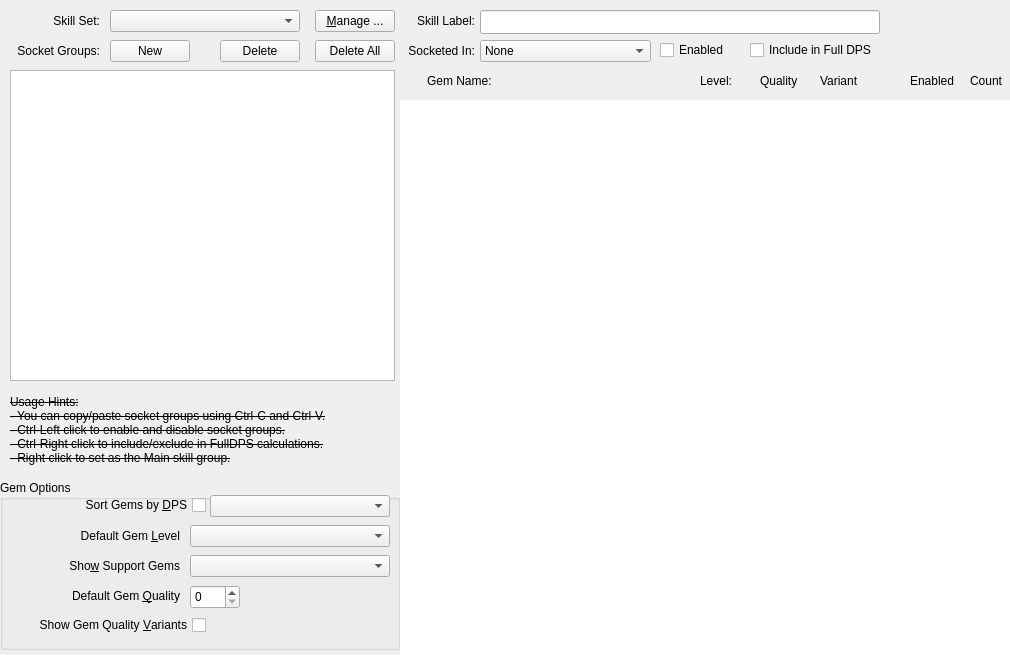
           <widget class="QWidget" name="tab_Skills">
            <attribute name="title">
             <string>S&amp;kills</string>
            </attribute>
            <attribute name="whatsThis">
             <string notr="true">SKILLS</string>
            </attribute>
            <layout class="QHBoxLayout" name="hLayout_Skills">
             <property name="spacing">
              <number>0</number>
             </property>
             <property name="leftMargin">
              <number>0</number>
             </property>
             <property name="topMargin">
              <number>0</number>
             </property>
             <property name="rightMargin">
              <number>0</number>
             </property>
             <property name="bottomMargin">
              <number>0</number>
             </property>
             <item>
              <widget class="QFrame" name="frame_SkillsLeft">
               <property name="sizePolicy">
                <sizepolicy hsizetype="Fixed" vsizetype="Preferred">
                 <horstretch>0</horstretch>
                 <verstretch>0</verstretch>
                </sizepolicy>
               </property>
               <property name="minimumSize">
                <size>
                 <width>400</width>
                 <height>655</height>
                </size>
               </property>
               <property name="frameShadow">
                <enum>QFrame::Raised</enum>
               </property>
               <widget class="QLabel" name="label_Usage_Hints">
                <property name="geometry">
                 <rect>
                  <x>10</x>
                  <y>385</y>
                  <width>375</width>
                  <height>91</height>
                 </rect>
                </property>
                <property name="font">
                 <font>
                  <strikeout>true</strikeout>
                 </font>
                </property>
                <property name="text">
                 <string>&lt;html&gt;&lt;head/&gt;&lt;body&gt;&lt;span style=&quot; font-size:9pt;&quot;&gt;Usage Hints:&lt;br&gt;- You can copy/paste socket groups using Ctrl-C and Ctrl-V.&lt;br&gt;- Ctrl-Left click to enable and disable socket groups.&lt;br&gt;- Ctrl-Right click to include/exclude in FullDPS calculations.&lt;br&gt;- Right click to set as the Main skill group.&lt;/span&gt;&lt;/body&gt;&lt;/html&gt;</string>
                </property>
                <property name="scaledContents">
                 <bool>true</bool>
                </property>
               </widget>
               <widget class="ListBox" name="list_SocketGroups">
                <property name="geometry">
                 <rect>
                  <x>10</x>
                  <y>70</y>
                  <width>385</width>
                  <height>311</height>
                 </rect>
                </property>
                <property name="focusPolicy">
                 <enum>Qt::StrongFocus</enum>
                </property>
                <property name="styleSheet">
                 <string notr="true"/>
                </property>
                <property name="editTriggers">
                 <set>QAbstractItemView::NoEditTriggers</set>
                </property>
                <property name="dragEnabled">
                 <bool>true</bool>
                </property>
                <property name="dragDropMode">
                 <enum>QAbstractItemView::InternalMove</enum>
                </property>
                <property name="defaultDropAction">
                 <enum>Qt::MoveAction</enum>
                </property>
                <property name="alternatingRowColors">
                 <bool>false</bool>
                </property>
                <property name="selectionMode">
                 <enum>QAbstractItemView::SingleSelection</enum>
                </property>
                <property name="horizontalScrollMode">
                 <enum>QAbstractItemView::ScrollPerPixel</enum>
                </property>
                <property name="currentRow">
                 <number>-1</number>
                </property>
               </widget>
               <widget class="QGroupBox" name="group_SkillTabLeft">
                <property name="geometry">
                 <rect>
                  <x>0</x>
                  <y>480</y>
                  <width>400</width>
                  <height>170</height>
                 </rect>
                </property>
                <property name="minimumSize">
                 <size>
                  <width>375</width>
                  <height>170</height>
                 </size>
                </property>
                <property name="title">
                 <string>Gem Options</string>
                </property>
                <widget class="QLabel" name="label_DefaultGemQuality">
                 <property name="geometry">
                  <rect>
                   <x>10</x>
                   <y>105</y>
                   <width>170</width>
                   <height>22</height>
                  </rect>
                 </property>
                 <property name="text">
                  <string>Default Gem &amp;Quality</string>
                 </property>
                 <property name="alignment">
                  <set>Qt::AlignRight|Qt::AlignTrailing|Qt::AlignVCenter</set>
                 </property>
                 <property name="buddy">
                  <cstring>spin_DefaultGemQuality</cstring>
                 </property>
                </widget>
                <widget class="QComboBox" name="combo_SortByDPS">
                 <property name="geometry">
                  <rect>
                   <x>210</x>
                   <y>15</y>
                   <width>180</width>
                   <height>22</height>
                  </rect>
                 </property>
                </widget>
                <widget class="QSpinBox" name="spin_DefaultGemQuality">
                 <property name="geometry">
                  <rect>
                   <x>190</x>
                   <y>105</y>
                   <width>50</width>
                   <height>24</height>
                  </rect>
                 </property>
                 <property name="maximum">
                  <number>40</number>
                 </property>
                </widget>
                <widget class="QCheckBox" name="check_SortByDPS">
                 <property name="geometry">
                  <rect>
                   <x>10</x>
                   <y>15</y>
                   <width>196</width>
                   <height>20</height>
                  </rect>
                 </property>
                 <property name="layoutDirection">
                  <enum>Qt::RightToLeft</enum>
                 </property>
                 <property name="text">
                  <string>Sort Gems by &amp;DPS</string>
                 </property>
                </widget>
                <widget class="QCheckBox" name="check_ShowGemQualityVariants">
                 <property name="geometry">
                  <rect>
                   <x>10</x>
                   <y>135</y>
                   <width>196</width>
                   <height>20</height>
                  </rect>
                 </property>
                 <property name="layoutDirection">
                  <enum>Qt::RightToLeft</enum>
                 </property>
                 <property name="text">
                  <string>Show Gem Quality &amp;Variants</string>
                 </property>
                </widget>
                <widget class="QLabel" name="label_ShowSupportGems">
                 <property name="geometry">
                  <rect>
                   <x>10</x>
                   <y>75</y>
                   <width>170</width>
                   <height>22</height>
                  </rect>
                 </property>
                 <property name="text">
                  <string>Sho&amp;w Support Gems</string>
                 </property>
                 <property name="alignment">
                  <set>Qt::AlignRight|Qt::AlignTrailing|Qt::AlignVCenter</set>
                 </property>
                 <property name="buddy">
                  <cstring>combo_ShowSupportGems</cstring>
                 </property>
                </widget>
                <widget class="QComboBox" name="combo_ShowSupportGems">
                 <property name="geometry">
                  <rect>
                   <x>190</x>
                   <y>75</y>
                   <width>200</width>
                   <height>22</height>
                  </rect>
                 </property>
                </widget>
                <widget class="QComboBox" name="combo_DefaultGemLevel">
                 <property name="geometry">
                  <rect>
                   <x>190</x>
                   <y>45</y>
                   <width>200</width>
                   <height>22</height>
                  </rect>
                 </property>
                </widget>
                <widget class="QLabel" name="label_DefaultGemLevel">
                 <property name="geometry">
                  <rect>
                   <x>10</x>
                   <y>45</y>
                   <width>170</width>
                   <height>22</height>
                  </rect>
                 </property>
                 <property name="text">
                  <string>Default Gem &amp;Level</string>
                 </property>
                 <property name="alignment">
                  <set>Qt::AlignRight|Qt::AlignTrailing|Qt::AlignVCenter</set>
                 </property>
                 <property name="buddy">
                  <cstring>combo_ShowSupportGems</cstring>
                 </property>
                </widget>
               </widget>
               <widget class="QComboBox" name="combo_SkillSet">
                <property name="geometry">
                 <rect>
                  <x>110</x>
                  <y>10</y>
                  <width>190</width>
                  <height>22</height>
                 </rect>
                </property>
                <property name="maxVisibleItems">
                 <number>15</number>
                </property>
                <property name="placeholderText">
                 <string>&lt;empty&gt;</string>
                </property>
                <property name="duplicatesEnabled">
                 <bool>true</bool>
                </property>
               </widget>
               <widget class="QPushButton" name="btn_NewSocketGroup">
                <property name="geometry">
                 <rect>
                  <x>110</x>
                  <y>40</y>
                  <width>80</width>
                  <height>22</height>
                 </rect>
                </property>
                <property name="text">
                 <string>New</string>
                </property>
               </widget>
               <widget class="QLabel" name="label_SocketGroups">
                <property name="geometry">
                 <rect>
                  <x>10</x>
                  <y>40</y>
                  <width>90</width>
                  <height>22</height>
                 </rect>
                </property>
                <property name="text">
                 <string>Socket Groups:</string>
                </property>
                <property name="alignment">
                 <set>Qt::AlignRight|Qt::AlignTrailing|Qt::AlignVCenter</set>
                </property>
               </widget>
               <widget class="QPushButton" name="btn_DeleteAllSocketGroups">
                <property name="geometry">
                 <rect>
                  <x>315</x>
                  <y>40</y>
                  <width>80</width>
                  <height>22</height>
                 </rect>
                </property>
                <property name="text">
                 <string>Delete All</string>
                </property>
               </widget>
               <widget class="QLabel" name="label_SkillSet">
                <property name="geometry">
                 <rect>
                  <x>10</x>
                  <y>10</y>
                  <width>90</width>
                  <height>22</height>
                 </rect>
                </property>
                <property name="text">
                 <string>Skill Set:</string>
                </property>
                <property name="alignment">
                 <set>Qt::AlignRight|Qt::AlignTrailing|Qt::AlignVCenter</set>
                </property>
               </widget>
               <widget class="QPushButton" name="btn_SkillsManage">
                <property name="enabled">
                 <bool>true</bool>
                </property>
                <property name="geometry">
                 <rect>
                  <x>315</x>
                  <y>10</y>
                  <width>80</width>
                  <height>22</height>
                 </rect>
                </property>
                <property name="text">
                 <string>&amp;Manage ...</string>
                </property>
                <property name="shortcut">
                 <string>Ctrl+M</string>
                </property>
               </widget>
               <widget class="QPushButton" name="btn_DeleteSocketGroup">
                <property name="geometry">
                 <rect>
                  <x>220</x>
                  <y>40</y>
                  <width>80</width>
                  <height>22</height>
                 </rect>
                </property>
                <property name="text">
                 <string>Delete</string>
                </property>
               </widget>
              </widget>
             </item>
             <item>
              <widget class="QFrame" name="frame_SkillsRight">
               <property name="frameShadow">
                <enum>QFrame::Raised</enum>
               </property>
               <property name="midLineWidth">
                <number>1</number>
               </property>
               <layout class="QVBoxLayout" name="vlayout_SkillsRight">
                <property name="spacing">
                 <number>0</number>
                </property>
                <property name="leftMargin">
                 <number>0</number>
                </property>
                <property name="topMargin">
                 <number>0</number>
                </property>
                <property name="rightMargin">
                 <number>0</number>
                </property>
                <property name="bottomMargin">
                 <number>0</number>
                </property>
                <item>
                 <widget class="QFrame" name="frame_SkillsRightTop">
                  <property name="sizePolicy">
                   <sizepolicy hsizetype="Preferred" vsizetype="Fixed">
                    <horstretch>0</horstretch>
                    <verstretch>0</verstretch>
                   </sizepolicy>
                  </property>
                  <property name="minimumSize">
                   <size>
                    <width>610</width>
                    <height>100</height>
                   </size>
                  </property>
                  <property name="frameShape">
                   <enum>QFrame::NoFrame</enum>
                  </property>
                  <property name="frameShadow">
                   <enum>QFrame::Raised</enum>
                  </property>
                  <widget class="QLabel" name="label_GemName">
                   <property name="geometry">
                    <rect>
                     <x>27</x>
                     <y>70</y>
                     <width>70</width>
                     <height>22</height>
                    </rect>
                   </property>
                   <property name="text">
                    <string>Gem Name:</string>
                   </property>
                  </widget>
                  <widget class="QComboBox" name="combo_SocketedIn">
                   <property name="geometry">
                    <rect>
                     <x>80</x>
                     <y>40</y>
                     <width>171</width>
                     <height>22</height>
                    </rect>
                   </property>
                   <property name="placeholderText">
                    <string>&lt;empty&gt;</string>
                   </property>
                   <property name="duplicatesEnabled">
                    <bool>false</bool>
                   </property>
                   <item>
                    <property name="text">
                     <string extracomment="None">None</string>
                    </property>
                   </item>
                   <item>
                    <property name="text">
                     <string extracomment="Weapon 1">Weapon 1</string>
                    </property>
                   </item>
                   <item>
                    <property name="text">
                     <string extracomment="Weapon 2">Weapon 2</string>
                    </property>
                   </item>
                   <item>
                    <property name="text">
                     <string extracomment="Weapon 1 Swap">Weapon 1 Swap</string>
                    </property>
                   </item>
                   <item>
                    <property name="text">
                     <string extracomment="Weapon 2 Swap">Weapon 2 Swap</string>
                    </property>
                   </item>
                   <item>
                    <property name="text">
                     <string extracomment="Helmet">Helmet</string>
                    </property>
                   </item>
                   <item>
                    <property name="text">
                     <string extracomment="Body Armour">Body Armour</string>
                    </property>
                   </item>
                   <item>
                    <property name="text">
                     <string extracomment="Gloves">Gloves</string>
                    </property>
                   </item>
                   <item>
                    <property name="text">
                     <string extracomment="Boots">Boots</string>
                    </property>
                   </item>
                   <item>
                    <property name="text">
                     <string extracomment="Amulet">Amulet</string>
                    </property>
                   </item>
                   <item>
                    <property name="text">
                     <string extracomment="Ring 1">Ring 1</string>
                    </property>
                   </item>
                   <item>
                    <property name="text">
                     <string extracomment="Ring 2">Ring 2</string>
                    </property>
                   </item>
                   <item>
                    <property name="text">
                     <string extracomment="Belt">Belt</string>
                    </property>
                   </item>
                  </widget>
                  <widget class="QLabel" name="label_Variant">
                   <property name="geometry">
                    <rect>
                     <x>420</x>
                     <y>70</y>
                     <width>40</width>
                     <height>22</height>
                    </rect>
                   </property>
                   <property name="text">
                    <string>Variant</string>
                   </property>
                  </widget>
                  <widget class="QLabel" name="label_SkillLabel">
                   <property name="geometry">
                    <rect>
                     <x>10</x>
                     <y>10</y>
                     <width>65</width>
                     <height>22</height>
                    </rect>
                   </property>
                   <property name="text">
                    <string>Skill Label:</string>
                   </property>
                   <property name="alignment">
                    <set>Qt::AlignRight|Qt::AlignTrailing|Qt::AlignVCenter</set>
                   </property>
                  </widget>
                  <widget class="QLabel" name="label_Enabled">
                   <property name="geometry">
                    <rect>
                     <x>510</x>
                     <y>70</y>
                     <width>50</width>
                     <height>22</height>
                    </rect>
                   </property>
                   <property name="text">
                    <string>Enabled</string>
                   </property>
                  </widget>
                  <widget class="QLabel" name="label_Quality">
                   <property name="geometry">
                    <rect>
                     <x>360</x>
                     <y>70</y>
                     <width>45</width>
                     <height>22</height>
                    </rect>
                   </property>
                   <property name="text">
                    <string>Quality</string>
                   </property>
                  </widget>
                  <widget class="QLineEdit" name="lineedit_SkillLabel">
                   <property name="geometry">
                    <rect>
                     <x>80</x>
                     <y>10</y>
                     <width>400</width>
                     <height>24</height>
                    </rect>
                   </property>
                   <property name="minimumSize">
                    <size>
                     <width>0</width>
                     <height>24</height>
                    </size>
                   </property>
                  </widget>
                  <widget class="QLabel" name="label_Count">
                   <property name="geometry">
                    <rect>
                     <x>570</x>
                     <y>70</y>
                     <width>40</width>
                     <height>22</height>
                    </rect>
                   </property>
                   <property name="text">
                    <string>Count</string>
                   </property>
                  </widget>
                  <widget class="QLabel" name="label_SocketedIn">
                   <property name="geometry">
                    <rect>
                     <x>0</x>
                     <y>40</y>
                     <width>75</width>
                     <height>22</height>
                    </rect>
                   </property>
                   <property name="text">
                    <string>Socketed In:</string>
                   </property>
                   <property name="alignment">
                    <set>Qt::AlignRight|Qt::AlignTrailing|Qt::AlignVCenter</set>
                   </property>
                  </widget>
                  <widget class="QLabel" name="label_Level">
                   <property name="geometry">
                    <rect>
                     <x>300</x>
                     <y>70</y>
                     <width>40</width>
                     <height>22</height>
                    </rect>
                   </property>
                   <property name="text">
                    <string>Level:</string>
                   </property>
                  </widget>
                  <widget class="QCheckBox" name="check_SocketGroupEnabled">
                   <property name="geometry">
                    <rect>
                     <x>260</x>
                     <y>40</y>
                     <width>75</width>
                     <height>20</height>
                    </rect>
                   </property>
                   <property name="text">
                    <string>Enabled</string>
                   </property>
                   <property name="checked">
                    <bool>false</bool>
                   </property>
                  </widget>
                  <widget class="QCheckBox" name="check_SocketGroup_FullDPS">
                   <property name="geometry">
                    <rect>
                     <x>350</x>
                     <y>40</y>
                     <width>130</width>
                     <height>20</height>
                    </rect>
                   </property>
                   <property name="text">
                    <string>Include in Full DPS</string>
                   </property>
                   <property name="checked">
                    <bool>false</bool>
                   </property>
                  </widget>
                 </widget>
                </item>
                <item>
                 <widget class="QListWidget" name="list_Skills">
                  <property name="frameShape">
                   <enum>QFrame::NoFrame</enum>
                  </property>
                  <property name="horizontalScrollBarPolicy">
                   <enum>Qt::ScrollBarAlwaysOff</enum>
                  </property>
                  <property name="dragEnabled">
                   <bool>true</bool>
                  </property>
                  <property name="dragDropMode">
                   <enum>QAbstractItemView::InternalMove</enum>
                  </property>
                  <property name="defaultDropAction">
                   <enum>Qt::MoveAction</enum>
                  </property>
                  <property name="horizontalScrollMode">
                   <enum>QAbstractItemView::ScrollPerPixel</enum>
                  </property>
                  <property name="movement">
                   <enum>QListView::Free</enum>
                  </property>
                  <property name="layoutMode">
                   <enum>QListView::SinglePass</enum>
                  </property>
                  <property name="spacing">
                   <number>0</number>
                  </property>
                  <property name="uniformItemSizes">
                   <bool>true</bool>
                  </property>
                  <property name="batchSize">
                   <number>3</number>
                  </property>
                  <property name="selectionRectVisible">
                   <bool>true</bool>
                  </property>
                 </widget>
                </item>
               </layout>
              </widget>
             </item>
            </layout>
           </widget>
